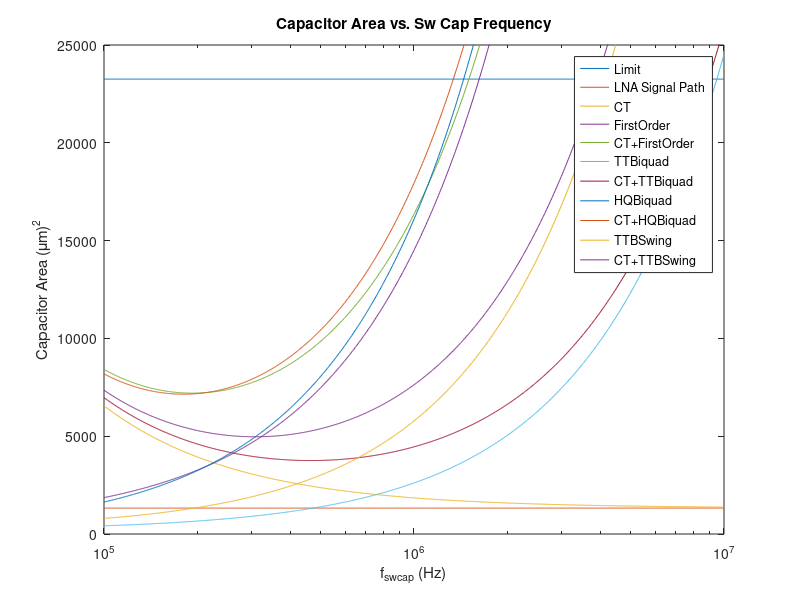
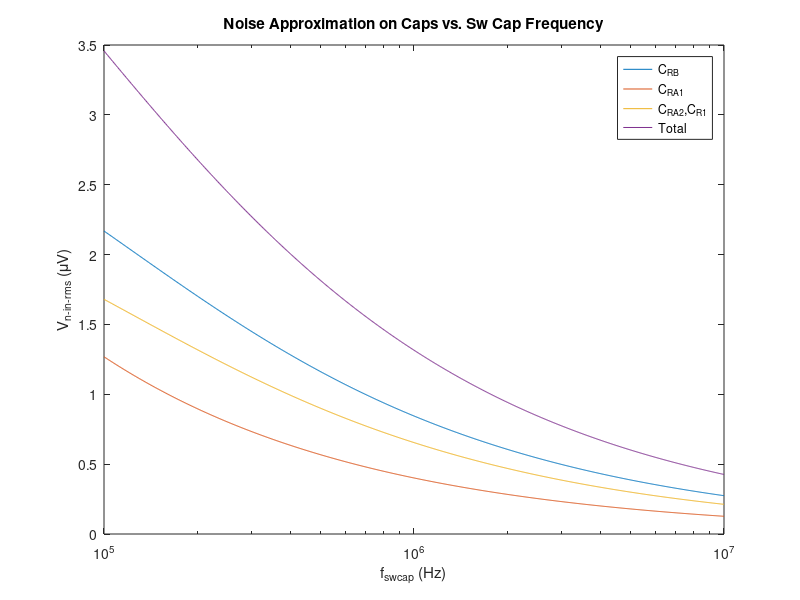
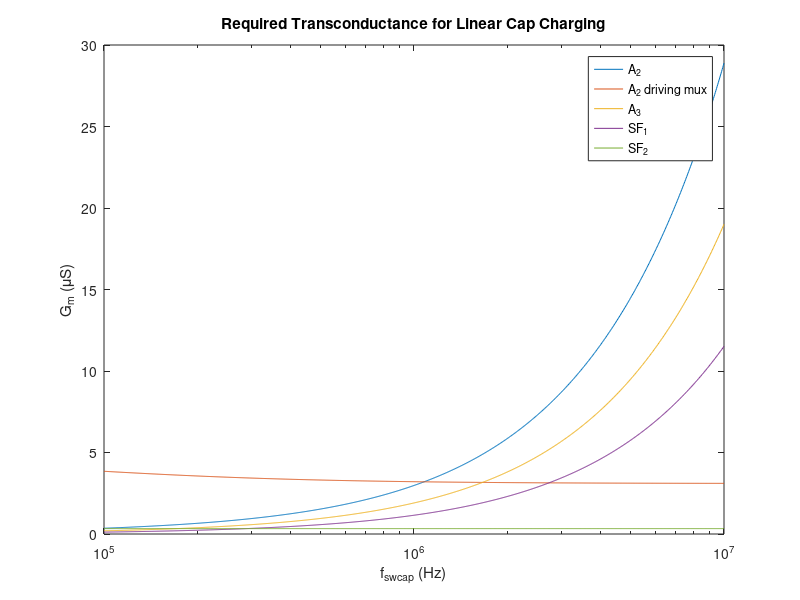
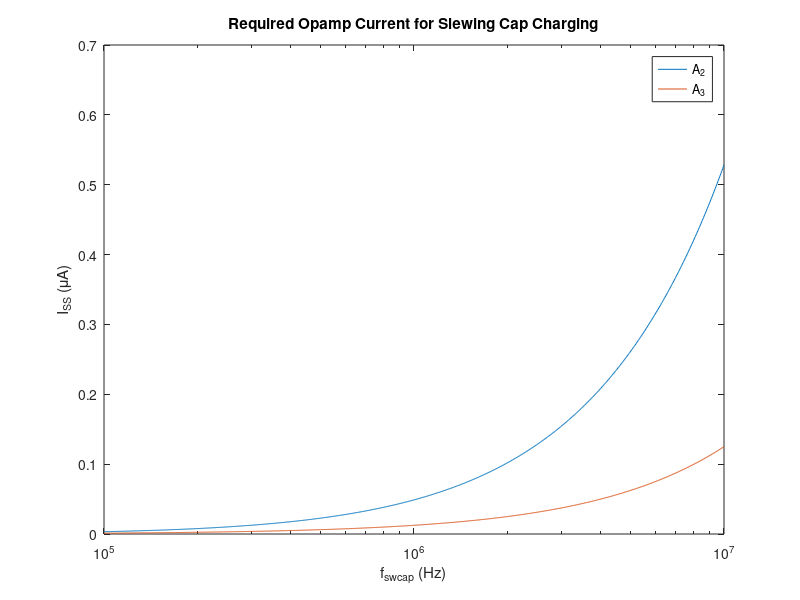

These figures' MATLAB source, in order: (Note: this script raises an error after producing the figures.)
% polymorph active swcap BPF calculations
% CRT
% 03/25/2020 - 07/22/2020

%% housekeeping
close all
clear all

%% design parameters

% basic
V_DD = 1.5;
gmid_WI = 25;

% info from pixel system-level design
C_in = 1e-12;

% number of sweep points
num_points = 1000;

% filter design
f_swcap = logspace(5,7,num_points)';
%f_swcap = 480e3;
f_HP = 300;
f_LP = 10e3;

% mux freq
f_mux = 32 * 30e3;

% first stage gain
A_1 = 100;
A_OL1 = 10000;
% first stage transconductance
g_m1 = 230e-6;
R_O1 = A_OL1 / g_m1;

% filter stage gain
A_f = 1;
% parasitic LPF gain (output of A3)
A_LP = 5/3;

% expected signal amplitudes
sig_AP = 2e-3;
sig_LFP = 3e-3;

% amplitude range
V_pp = 4e-3;
V_p = V_pp / 2;
V_p_single = V_p / 2;

% nonidealities
gain_error = 0.01;
% stopband is defined as the point where 20dB rolloff stops and
% the low-freq zero kicks in
stopband_edge = 5;

% settling accuracy and associated time constant
settle_acc = 0.001;
settling_TCs = -log(settle_acc);
% assumed compensation cap for OTAs
C_load = 100e-15;
% mux line wiring capacitance
C_mux = 20e-15;
% fraction of period available for settling
settling_frac = 0.4;

%% physical constants
k = 1.38e-23;
T = 300;

%% technology information
cap_per_area = 6.04e-15 / (2*2);    % [F/(um)^2]
cap_per_area_mos = 7.0e-15;
total_area = 152.5^2;
total_cap = total_area * cap_per_area;

area_limit = total_area * ones(num_points, 1);

%% area contrib of LNA signal-path caps
area_sig = 2 .* C_in ./ cap_per_area;

figure
semilogx(f_swcap, area_limit);
hold on
semilogx(f_swcap, area_sig * ones(num_points, 1));

%% area contrib of first-stage CT filter capacitor and signal-path caps
f_LPCT = f_swcap ./ 10;
C_L = g_m1 ./ (2*pi .* f_LPCT .* A_1);

area_CT = C_L ./ cap_per_area_mos + area_sig;

semilogx(f_swcap, area_CT);

%% design based on CT first-order BPF (see Vol. 1 p. 185)

% swcap filter cap calculations
C_4 = 10e-15;
noise_inref = sqrt(k*T ./ C_4) ./ A_1;

C_2 = f_swcap .* C_4 ./ (2*pi*f_HP);

C_1 = A_f .* C_2;

C_3 = (2*pi*f_LP) .* C_1 ./ f_swcap;

C_firstorder = 2.*(C_1 + C_2 + C_3 + C_4);

% area
area_firstorder = C_firstorder ./ cap_per_area;

% plots
semilogx(f_swcap, area_firstorder);
semilogx(f_swcap, area_firstorder+area_CT);

%% design based on CT biquad - TT

% biquad filter params
omega_0 = 2*pi*sqrt(f_HP .* f_LP);
BW = 2*pi*(f_LP - f_HP);
Q = omega_0 ./ BW;

% swcap filter cap calculations
C_RA = 10e-15;

R_A = 1 ./ (C_RA .* f_swcap);
C_A = 1 ./ (omega_0 .* R_A);

R_B = R_A .* Q;
C_RB = 1 ./ (R_B .* f_swcap);

R_1 = R_B ./ A_f;
C_R1 = 1 ./ (R_1 .* f_swcap);

C_biquad = 2.*(2.*(C_A + C_RA) + C_RB + C_R1);

% area
area_biquad = C_biquad ./ cap_per_area;

% plots
semilogx(f_swcap, area_biquad);
semilogx(f_swcap, area_biquad+area_CT);

%% design based on CT biquad - TT modified for high-Q

% swcap filter cap calculations
C_RAHQ = 10e-15;

R_AHQ = 1 ./ (C_RAHQ .* f_swcap);
C_AHQ = 1 ./ (omega_0 .* R_AHQ);

C_BHQ = C_AHQ ./ Q;

C_2HQ = A_f .* C_BHQ;

C_HQ = 2.*(2.*(C_AHQ + C_RAHQ) + C_BHQ + C_2HQ);

% area
area_HQ = C_HQ ./ cap_per_area;

% plots
semilogx(f_swcap, area_HQ);
semilogx(f_swcap, area_HQ+area_CT);

%% design based on CT biquad - TT with specified LPF gain

% ok to overwrite cap values if we end up using this topology

% 2 degrees of freedom: C_RA and C_RAP

% swcap filter cap calculations
C_RA = 40e-15;
R_A = 1 ./ (C_RA .* f_swcap);

R_1 = R_A ./ A_LP;
C_R1 = 1 ./ (R_1 .* f_swcap);

R_B = R_1 .* A_f;
C_RB = 1 ./ (R_B .* f_swcap);

C_A = 1./ (R_B .* BW);

C_RAP = 10e-15;
R_AP = 1 ./ (C_RAP .* f_swcap);

C_AP = 1 ./ (R_A .* R_AP .* C_A .* omega_0.^2);

C_biquad = 2.*(C_A + C_RA + C_AP + C_RAP + C_RB + C_R1);

% area
area_biquad = C_biquad ./ cap_per_area;

% plots
semilogx(f_swcap, area_biquad);
semilogx(f_swcap, area_biquad+area_CT);

%% plot settings
xlabel('f_{swcap} (Hz)');
ylabel('Capacitor Area (\mum)^2');
title('Capacitor Area vs. Sw Cap Frequency');
legend('Limit', 'LNA Signal Path', 'CT',...
    'FirstOrder', 'CT+FirstOrder',...
    'TTBiquad', 'CT+TTBiquad',...
    'HQBiquad', 'CT+HQBiquad',...
    'TTBSwing', 'CT+TTBSwing');
axis([1e5, 1e7, 0, 25000]);

%% further analysis of TT topology

% noise contribution of switches at each capacitor
% noise in power!
% assume that this sampled noise will appear spread over the fs/2 BW
noise_C_RB = 2.*k.*T ./ (C_A + C_RB);
noise_C_RAP = 2.*k.*T .* C_RA ./ (C_AP .* C_RB);
noise_C_RA = 2.*k.*T .* C_RA ./ (C_RB .* (C_A + C_RB));

% total noise - assume neglig contrib at C_A,
% and assume C_R1 yields same contrib as C_RA
noise_total = noise_C_RB + noise_C_RAP + 2.*noise_C_RA;
noise_total_sqrt = sqrt(noise_total);

% plot as a function of fs
figure
semilogx(f_swcap, sqrt(noise_C_RB)*1e6/A_1);
hold on
semilogx(f_swcap, sqrt(noise_C_RAP)*1e6/A_1);
semilogx(f_swcap, sqrt(noise_C_RA)*1e6/A_1);
semilogx(f_swcap, noise_total_sqrt*1e6/A_1);
xlabel('f_{swcap} (Hz)');
ylabel('V_{n-in-rms} (\muV)');
title('Noise Approximation on Caps vs. Sw Cap Frequency');
legend('C_{RB}', 'C_{RA1}', 'C_{RA2},C_{R1}', 'Total');

%% Source Follower Required Specs

% first calculate settling time: 0.4 of clock period
settling_time = settling_frac ./ f_swcap;
% associated time constant required
time_const = settling_time / settling_TCs;

% calculate gm required for this time constant
gm_SF1_req = C_R1 ./ time_const;

% power calculation
I_SF1_req = 2 .* (gm_SF1_req / gmid_WI);

%% Mux Driver Required Specs (A2 or SF2)

% first calculate settling time: 0.4 of mux clock period
settling_time_mux = settling_frac ./ f_mux;
% associated time constant required
time_const_mux = settling_time_mux / settling_TCs;

% if we use A2 to drive the mux line directly
% calculate equivalent cap used in time constant formula
cap_eq_2_mux = ((C_load+C_mux) .* max(C_R1, C_RA) +...
    (C_load+C_mux) .* (C_RB + C_A) +...
    max(C_R1, C_RA) .* (C_RB + C_A)) ./ (C_RB + C_A);
% calculate required gm
Gm_2_req_mux = cap_eq_2_mux ./ time_const_mux;
I_2_req_mux = 2 .* (Gm_2_req_mux / gmid_WI);

% if we use a source follower
% calculate gm required for this time constant
gm_SF2_req = C_mux ./ time_const_mux;
% power calculation
I_SF2_req = 2 .* (gm_SF2_req / gmid_WI);

%% Opamp Required Specs

% gain specs
A_3_required = 1 ./ (R_AP .* C_AP .* 2 * pi * stopband_edge);
A_2_required = (1-gain_error).*(1 + A_f) ./ gain_error;

% swing specs
A2_swing = sig_AP .* A_1 .* A_f;
A3_swing = sig_LFP .* A_1 .* A_LP;

% settling specs
% required Gm for each amp
cap_eq_2 = (C_load .* max(C_R1, C_RA) + C_load .* (C_RB + C_A) +...
    max(C_R1, C_RA) .* (C_RB + C_A)) ./ (C_RB + C_A);
cap_eq_3 = (C_load .* C_RAP + C_load .* C_AP + C_RAP .* C_AP) ./ C_AP;
Gm_2_req = cap_eq_2 ./ time_const;
Gm_3_req = cap_eq_3 ./ time_const;

% power calculation from linear-charging assumption
I_2_req = 2 .* (Gm_2_req / gmid_WI);
I_3_req = 2 .* (Gm_3_req / gmid_WI);
P_swcap = V_DD .* (I_2_req + I_3_req + I_SF1_req);
P_swcap_A2mux = V_DD .* (I_2_req_mux + I_3_req + I_SF1_req);
P_swcap_SFmux = V_DD .* (I_2_req + I_3_req + I_SF1_req + I_SF2_req);

% now what if amp is slewing?
slew_cap_2 = 1 ./ (1./(C_RB + C_A) + 1./(C_R1 + C_RA));
slew_cap_3 = 1 ./ (1./(C_AP) + 1./(C_RAP));
% assume main signal at A2 output is AP
Iss_2_req = A2_swing ./ settling_time .* slew_cap_2;
% assume main signal at A3 output is LFP
Iss_3_req = A3_swing ./ settling_time .* slew_cap_3;

% another view of bandwidth requirements: GBW
gain_A2 = max(C_RA, C_R1) ./ (C_RB + C_A);
gain_A3 = C_RAP ./ C_AP;
% calculate required BW
BW_req = 1 ./ (time_const .* 2 .* pi);
% calculate required GBW
GBW_A2 = gain_A2 .* BW_req;
GBW_A3 = gain_A3 .* BW_req;

figure
semilogx(f_swcap, Gm_2_req*1e6);
hold on
semilogx(f_swcap, Gm_2_req_mux*1e6);
semilogx(f_swcap, Gm_3_req*1e6);
semilogx(f_swcap, gm_SF1_req*1e6);
semilogx(f_swcap, gm_SF2_req*1e6*ones(size(gm_SF1_req)));
xlabel('f_{swcap} (Hz)');
ylabel('G_m (\muS)');
title('Required Transconductance for Linear Cap Charging');
legend('A_2', 'A_2 driving mux', 'A_3', 'SF_1', 'SF_2');

figure
semilogx(f_swcap, Iss_2_req*1e6);
hold on
semilogx(f_swcap, Iss_3_req*1e6);
xlabel('f_{swcap} (Hz)');
ylabel('I_{SS} (\muA)');
title('Required Opamp Current for Slewing Cap Charging');
legend('A_2', 'A_3');

figure
semilogx(f_swcap, GBW_A2/1e3);
hold on
semilogx(f_swcap, GBW_A3/1e3);
xlabel('f_{swcap} (Hz)');
ylabel('GBW (kHz)');
title('Required GBW for Closed-Loop Integrator Gain');
legend('A_2', 'A_3');

figure
yyaxis left
semilogx(f_swcap, P_swcap*1e6);
hold on
semilogx(f_swcap, P_swcap_A2mux*1e6);
semilogx(f_swcap, P_swcap_SFmux*1e6);
ylabel('P (\muW)');
yyaxis right
semilogx(f_swcap, area_biquad+area_CT);
ylabel('A (\mum)^2');
xlabel('f_{swcap} (Hz)');
title('Tradeoff Between Power and Area');
legend('P: no mux', 'P: A2 drives mux', 'P: SF drives mux', 'A');

%% appendix: confirming biquad frequency response (ideal)

% uses TT design with specified LPF gain
f = logspace(1,6,1000)';
jomega = 1i * f .* 2 .* pi;
num = jomega .* BW;
den = jomega.^2 + jomega .* BW + omega_0.^2;
TF = num./den;
TF_dB = 20.*log10(abs(TF));

num_LP = omega_0.^2 .* A_LP;
TF_LP = num_LP ./ den;
TF_LP_dB = 20.*log10(abs(TF_LP));

figure
semilogx(f, TF_dB);
axis([1e1, 1e6, -60, 20]);
hold on
semilogx(f, TF_LP_dB);
xlabel('f (Hz)');
ylabel('|H(f)| (dB)');
title('Desired biquad frequency response');
legend('BPF Output', 'LPF Output');

%% appendix: validation of z-domain transfer function

% uses TT design with specified LPF gain

% need to use only one switched-cap frequency for this
f_swcap = 480e3;

% swcap filter cap calculations
C_RA = 40e-15;
R_A = 1 ./ (C_RA .* f_swcap);

R_1 = R_A ./ A_LP;
C_R1 = 1 ./ (R_1 .* f_swcap);

R_B = R_1 .* A_f;
C_RB = 1 ./ (R_B .* f_swcap);

C_A = 1./ (R_B .* BW);

C_RAP = 10e-15;
R_AP = 1 ./ (C_RAP .* f_swcap);

C_AP = 1 ./ (R_A .* R_AP .* C_A .* omega_0.^2);

% validation
f = logspace(-3,6,1000)';
jomega = 1i .* f .* 2 .* pi;
num = -jomega .* C_R1 .* f_swcap ./ C_A;
den = (jomega).^2 + jomega .* C_RB .* f_swcap ./ C_A +...
    C_RA .* C_RAP .* (f_swcap).^2 ./ C_A ./ C_AP;
TF = num./den;
TF_dB = 20.*log10(abs(TF));

num_LP = -C_R1 .* C_RAP .* (f_swcap).^2 ./ C_A ./ C_AP;
TF_LP = num_LP ./ den;
TF_LP_dB = 20.*log10(abs(TF_LP));

z = exp(jomega ./ f_swcap);
diff = 1 - z.^-1;

num = -C_R1 .* C_AP .* diff;
den = C_A.*C_AP .* (diff).^2 + C_RB .* C_AP .* diff + C_RA.*C_RAP .* z.^-1;
num_LP = -C_R1 .* C_RAP;

ZTF = num./den;
ZTF_dB = 20.*log10(abs(ZTF));

ZTF_LP = num_LP ./ den;
ZTF_LP_dB = 20.*log10(abs(ZTF_LP));

figure
semilogx(f, TF_dB);
axis([1e-3, f_swcap/2, -60, 20]);
hold on
semilogx(f, ZTF_dB);
semilogx(f, TF_LP_dB);
semilogx(f, ZTF_LP_dB);
xlabel('f (Hz)');
ylabel('|H(f)| (dB)');
legend('BPF CT approx', 'BPF Actual DT', 'LPF CT approx', 'LPF Actual DT');
title('Comparison between CT approx and Actual DT (z-domain)');
